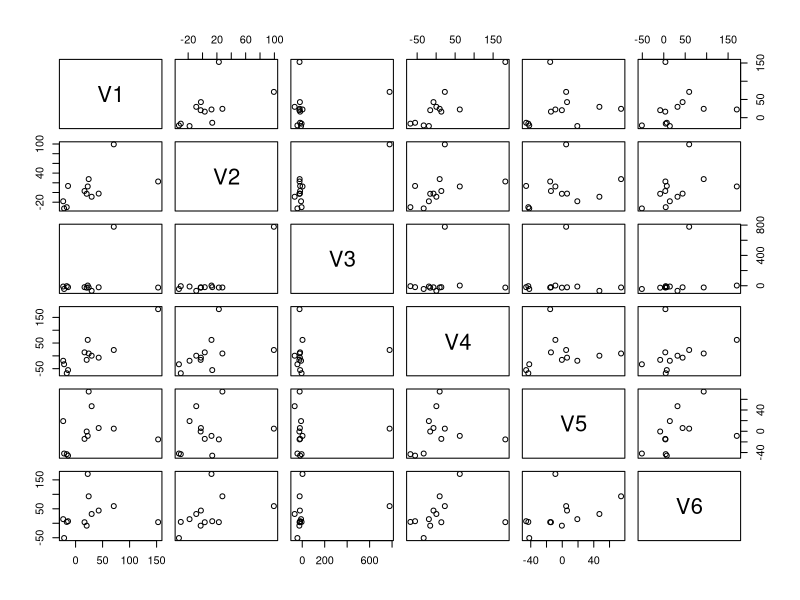
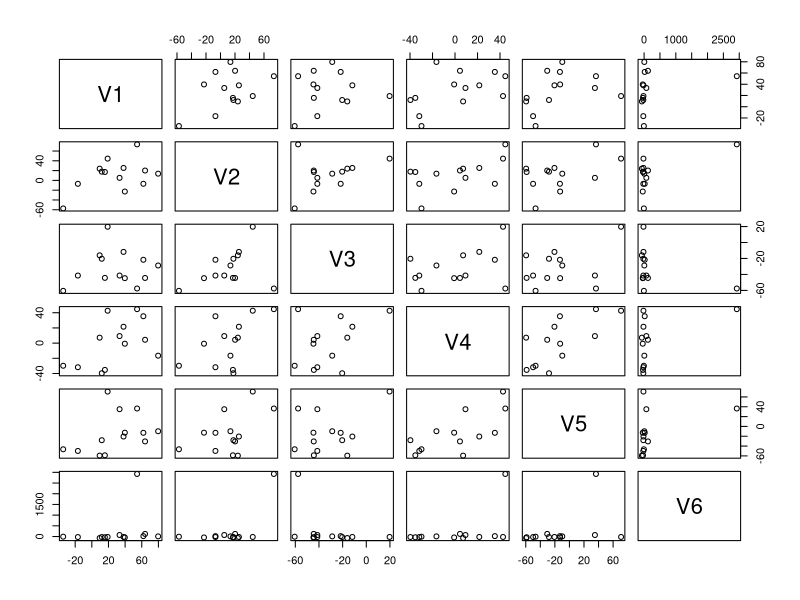

The R script that drew these images, in order:
## ---- chunk 1
knitr::opts_chunk$set(echo = TRUE)
## ---- chunk 2
setwd("C:/Users/dania/Documents/Pitt/BioStats/Module 2")
x <- read.table("assignment_2_sum.txt",sep="\t",header=T)
y <- read.table("assignment_2_high.txt",sep="\t",header=T)
## ---- chunk 3
#h corresponds to helper CD4 T cells and c corresponds to cytotoxic CD8 T cells
hmem_lo <- x$CD4mem
hmem_hi <- y$CD4mem

heff_lo <- x$CD4eff
heff_hi <- y$CD4eff

hnaive_lo <- x$CD4naive
hnaive_hi <- y$CD4naive

cmem_lo <- x$CD8mem
cmem_hi <- y$CD8mem

ceff_lo <- x$CD8eff
ceff_hi <- y$CD8eff

cnaive_lo <- x$CD8naive
cnaive_hi <- y$CD8naive
## ---- chunk 4
t.test(hmem_hi,hmem_lo)
t.test(heff_hi,heff_lo)
t.test(hnaive_hi,hnaive_lo)
t.test(cmem_hi,cmem_lo)
t.test(ceff_hi,ceff_lo)
t.test(cnaive_hi,cnaive_lo)
## ---- chunk 5
#I started by trying to just run cor() on x and y but it didn't work, so I made matrices of each dataset with just the % change from baseline values (no headings, no patient numbers, no dosage) so that all of the values would be numeric
setwd("C:/Users/dania/Documents/Pitt/BioStats/Module 2")
q <- read.table("assignment_2_high_matrix.txt",sep="\t",header=FALSE)
q
cor(q,method = "pearson") #1200 dose, looking at correlations between pairs of cell types
plot(q)

v <- read.table("assignment_2_sum_matrix.txt",sep="\t",header=FALSE)
v
cor(v,method = "pearson") #600 dose, looking at correlations between pairs of cell types
plot(v)
